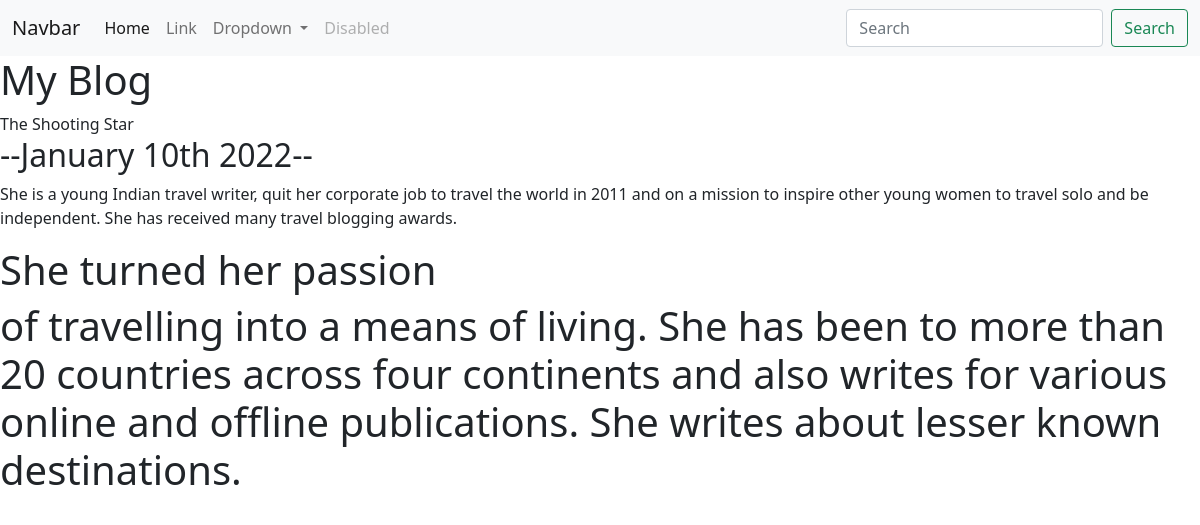
Page /blog/1/ on the committed database.
### blog/models.py (models this page shows, shortened)
class Blog(models.Model):
    title=models.CharField(max_length=200,default='Default')
    description =models.TextField()
    date =models.DateField()

### blog/views.py (the view)
# urls.py: path('<int:blog_id>/', views.detail,name="detail"),
def detail(request,blog_id):
    blog = get_object_or_404(Blog,pk=blog_id)
    return render(request,'blog/detail.html',{'blog':blog})

### blog/templates/blog/detail.html
{% extends 'portfolio/base.html' %}
{% block content %}
<h1>My Blog</h1>
{{ blog.title }}
<h2>--{{blog.date| date:'F jS Y'}}--</h2>
<p>{{blog.description | safe}}</p>
{% endblock %}

### rows in the picture
Blog: title "The Shooting Star", date "January 10th 2022", description "She is a young Indian travel writer, quit her corporate job to travel the world in 2011 and on a mission to inspire other young women to travel solo and be independent. She has received many travel blogging awards. She turned her passion of travelling into a means of living. She has been to more than 20 countries across four continents and also writes for various online and offline publications. She writes about lesser known destinations."
